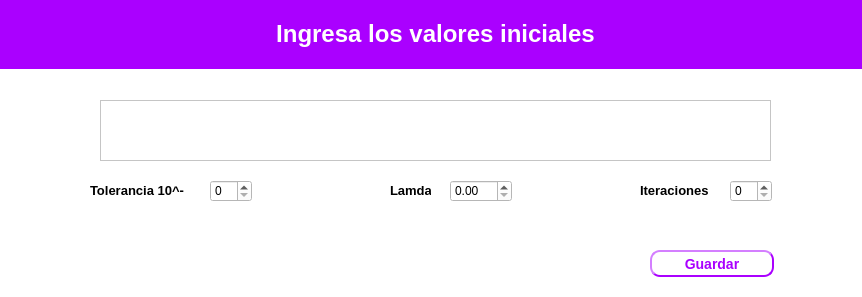
<?xml version="1.0" encoding="UTF-8"?>
<ui version="4.0">
 <class>Dialog</class>
 <widget class="QDialog" name="Dialog">
  <property name="geometry">
   <rect>
    <x>0</x>
    <y>0</y>
    <width>862</width>
    <height>297</height>
   </rect>
  </property>
  <property name="windowTitle">
   <string>Dialog</string>
  </property>
  <property name="styleSheet">
   <string notr="true">background-color: rgb(255, 255, 255);</string>
  </property>
  <widget class="QPushButton" name="guardar">
   <property name="geometry">
    <rect>
     <x>650</x>
     <y>250</y>
     <width>124</width>
     <height>27</height>
    </rect>
   </property>
   <property name="font">
    <font>
     <pointsize>-1</pointsize>
     <weight>75</weight>
     <italic>false</italic>
     <bold>true</bold>
    </font>
   </property>
   <property name="styleSheet">
    <string notr="true">color: rgb(170, 0, 255);
	border-width: 2px;
    border-style: outset;
    border-radius: 10px;
    border-color:rgb(170, 0, 255);
    font: bold 14px;
    padding: 6px;</string>
   </property>
   <property name="text">
    <string>Guardar</string>
   </property>
  </widget>
  <widget class="QTableWidget" name="tableWidget">
   <property name="geometry">
    <rect>
     <x>100</x>
     <y>100</y>
     <width>671</width>
     <height>61</height>
    </rect>
   </property>
  </widget>
  <widget class="QSpinBox" name="tol">
   <property name="geometry">
    <rect>
     <x>210</x>
     <y>180</y>
     <width>42</width>
     <height>22</height>
    </rect>
   </property>
  </widget>
  <widget class="QLabel" name="label_5">
   <property name="geometry">
    <rect>
     <x>90</x>
     <y>180</y>
     <width>111</width>
     <height>21</height>
    </rect>
   </property>
   <property name="text">
    <string>&lt;html&gt;&lt;head/&gt;&lt;body&gt;&lt;p&gt;&lt;span style=&quot; font-size:10pt; font-weight:600;&quot;&gt;Tolerancia 10^-&lt;/span&gt;&lt;/p&gt;&lt;/body&gt;&lt;/html&gt;</string>
   </property>
  </widget>
  <widget class="QLabel" name="label_6">
   <property name="geometry">
    <rect>
     <x>390</x>
     <y>180</y>
     <width>41</width>
     <height>21</height>
    </rect>
   </property>
   <property name="text">
    <string>&lt;html&gt;&lt;head/&gt;&lt;body&gt;&lt;p&gt;&lt;span style=&quot; font-size:10pt; font-weight:600;&quot;&gt;Lamda&lt;/span&gt;&lt;/p&gt;&lt;/body&gt;&lt;/html&gt;</string>
   </property>
  </widget>
  <widget class="QSpinBox" name="iter">
   <property name="geometry">
    <rect>
     <x>730</x>
     <y>180</y>
     <width>42</width>
     <height>22</height>
    </rect>
   </property>
  </widget>
  <widget class="QLabel" name="label_7">
   <property name="geometry">
    <rect>
     <x>640</x>
     <y>180</y>
     <width>81</width>
     <height>21</height>
    </rect>
   </property>
   <property name="text">
    <string>&lt;html&gt;&lt;head/&gt;&lt;body&gt;&lt;p&gt;&lt;span style=&quot; font-size:10pt; font-weight:600;&quot;&gt;Iteraciones&lt;/span&gt;&lt;/p&gt;&lt;/body&gt;&lt;/html&gt;</string>
   </property>
  </widget>
  <widget class="QDoubleSpinBox" name="lamb">
   <property name="geometry">
    <rect>
     <x>450</x>
     <y>180</y>
     <width>62</width>
     <height>22</height>
    </rect>
   </property>
  </widget>
  <widget class="QLabel" name="label_2">
   <property name="geometry">
    <rect>
     <x>0</x>
     <y>0</y>
     <width>871</width>
     <height>69</height>
    </rect>
   </property>
   <property name="styleSheet">
    <string notr="true">background-color: rgb(170, 0, 255);</string>
   </property>
   <property name="text">
    <string>&lt;html&gt;&lt;head/&gt;&lt;body&gt;&lt;p align=&quot;center&quot;&gt;&lt;span style=&quot; font-size:18pt; font-weight:600; color:#ffffff;&quot;&gt;Ingresa los valores iniciales&lt;/span&gt;&lt;/p&gt;&lt;/body&gt;&lt;/html&gt;</string>
   </property>
  </widget>
 </widget>
 <resources/>
 <connections/>
</ui>
